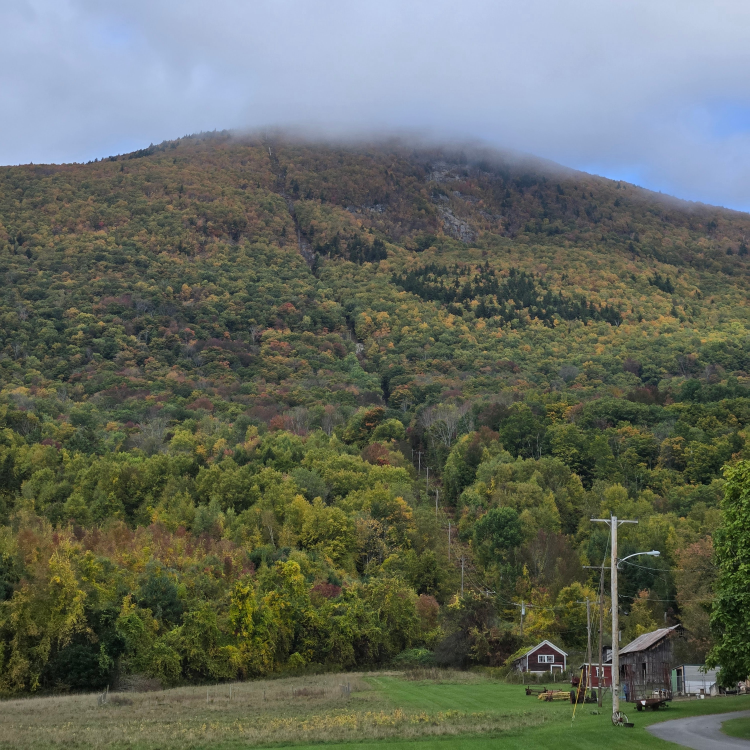
#> input picture test-images/20240929_102048-EDIT.jpg, 3000 x 3000 px (shown at 1/4 size)
$ jupyter execute --allow-errors ControlNet.ipynb   (shell and % lines are left out)
#> lines starting #> are read from the running program, lines starting #| are printed output that depends on the picture; after the words box and inside, x2 and y2 are one past the last pixel; in counts of white or black regions, pixels touching at a corner belong together
# Notebook 1: Enhancing Images with ControlNet and Stable Diffusion

### 1. Install Required Libraries

[cell 1]
# Run this cell to install necessary packages

#### 3.1 Optional: Install `accelerate` for faster and less memory-intense model loading.

### 2. Import Libraries

[cell 2]
import torch
from diffusers import StableDiffusionControlNetPipeline, ControlNetModel, UniPCMultistepScheduler
from PIL import Image
import cv2
import numpy as np
import matplotlib.pyplot as plt

### 3. Load Models

[cell 3]
# Use a seed for reproducibility
SEED = 0

#> (a cell that did not finish here is left out)

#> (a cell that did not finish here is left out)

#> (a cell that did not finish here is left out)

#> (a cell that did not finish here is left out)

### 4. Prepare Input Image and Control Image

[cell 8]
# Load the input image
input_image = Image.open("test-images/20240929_102048-EDIT.jpg").convert("RGB")
#> input_image is the input picture: PIL image 3000x3000 RGB; mean R, G, B 99.8, 105.9, 95.1
input_image = input_image.resize((512, 512))
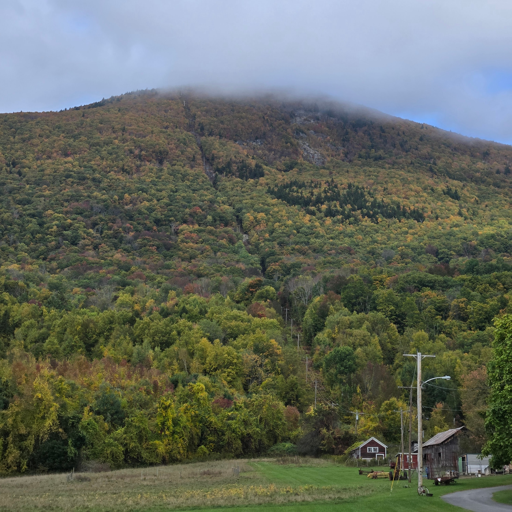
#> input_image: PIL image 512x512 RGB; mean R, G, B 99.8, 105.9, 95.1

plt.imshow(input_image)
plt.axis('off')  # Hide the axes
plt.show()

[cell 9]
# Convert the image to a NumPy array
image_np = np.array(input_image)

[cell 10]
# Apply Canny edge detection
low_threshold = 150
high_threshold = 200
edges = cv2.Canny(image_np, low_threshold, high_threshold)
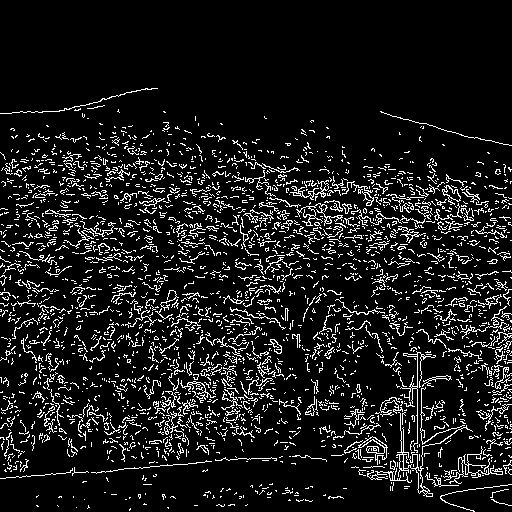
#> edges: shape (512, 512); 10.4% white in thin lines or dots, all inside (x1, y1, x2, y2) = (0, 88, 512, 512)

$ run again, with test-images/20240929_064700-EDIT.jpg copied over test-images/20240929_102048-EDIT.jpg
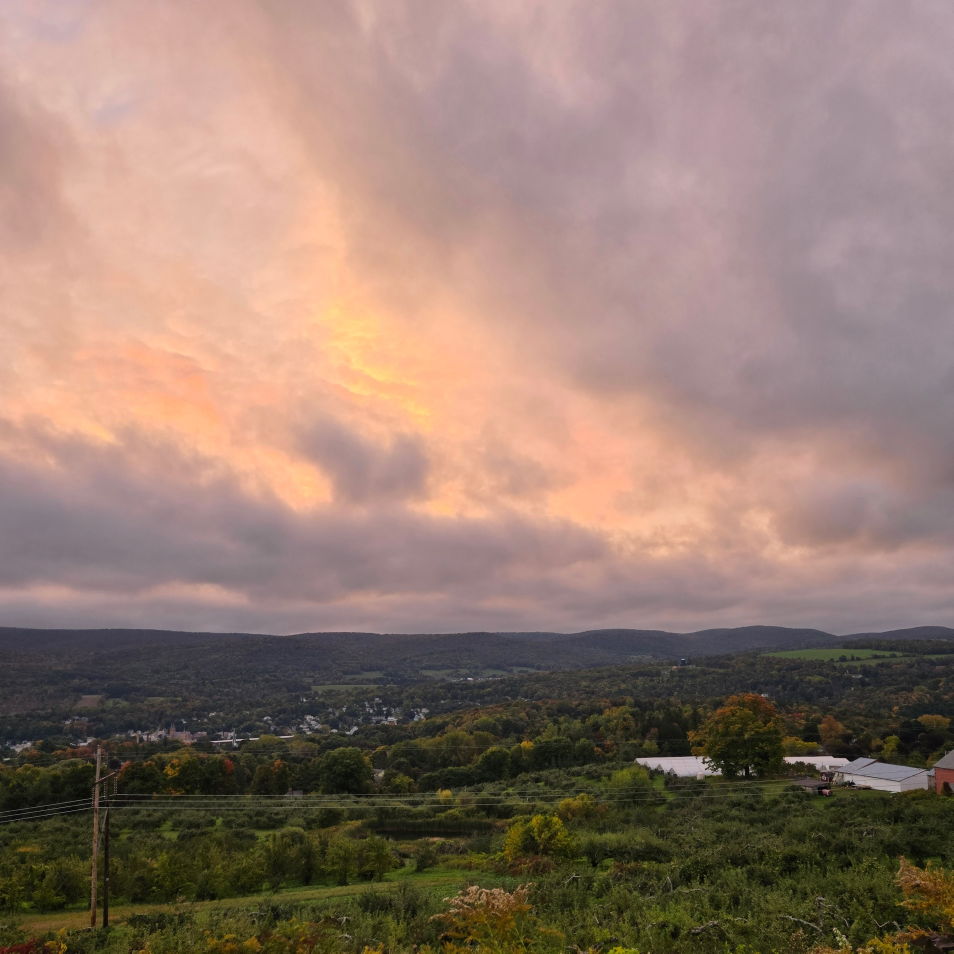
#> input picture test-images/20240929_064700-EDIT.jpg, 2860 x 2860 px (shown at 1/3 size)
#> input_image is the input picture: PIL image 2860x2860 RGB; mean R, G, B 147.8, 123.6, 112.1
#> `input_image = input_image.resize((512, 512))`:
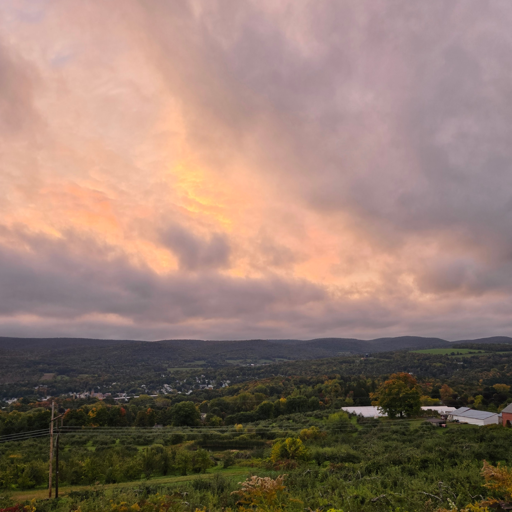
#> input_image: PIL image 512x512 RGB; mean R, G, B 147.8, 123.6, 112.1
#> `edges = cv2.Canny(image_np, low_threshold, high_threshold)`:
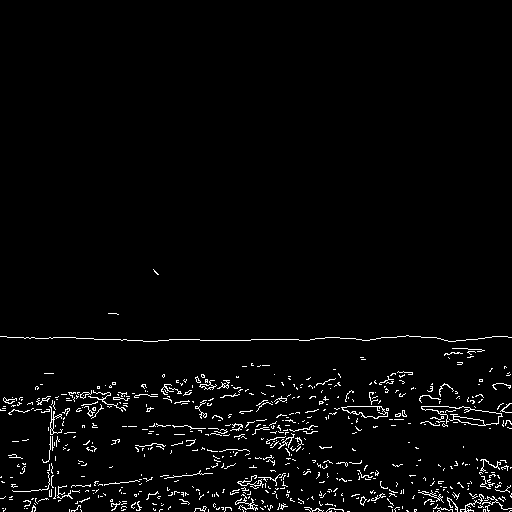
#> edges: shape (512, 512); 2.7% white in thin lines or dots, all inside (x1, y1, x2, y2) = (0, 269, 512, 512)

$ run again, with test-images/20240929_080554-EDIT.jpg copied over test-images/20240929_102048-EDIT.jpg
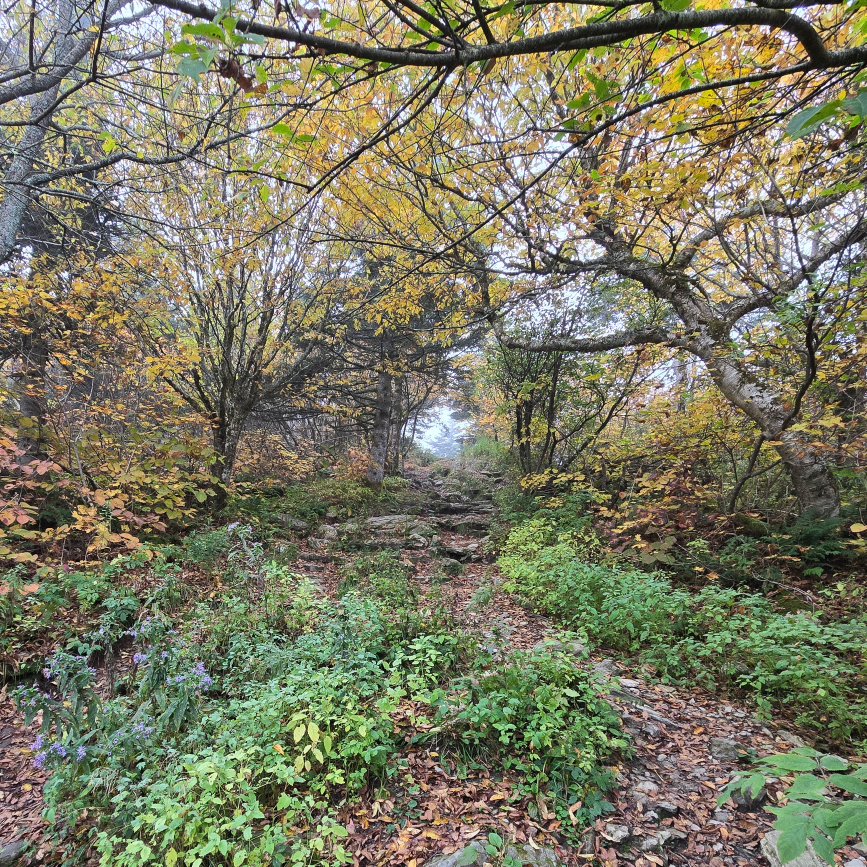
#> input picture test-images/20240929_080554-EDIT.jpg, 2600 x 2600 px (shown at 1/3 size)
#> input_image is the input picture: PIL image 2600x2600 RGB; mean R, G, B 121.9, 121.7, 98.6
#> `input_image = input_image.resize((512, 512))`:
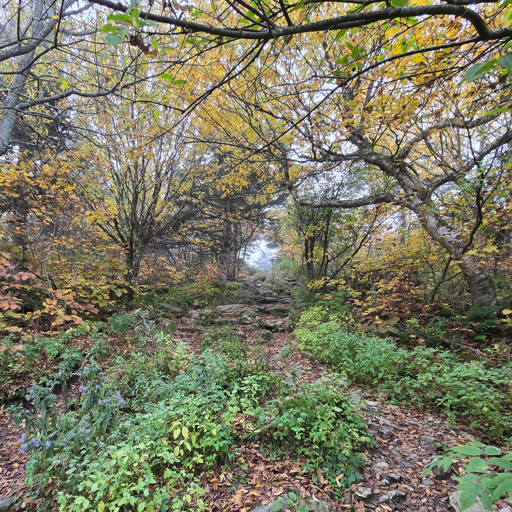
#> input_image: PIL image 512x512 RGB; mean R, G, B 121.9, 121.7, 98.6
#> `edges = cv2.Canny(image_np, low_threshold, high_threshold)`:
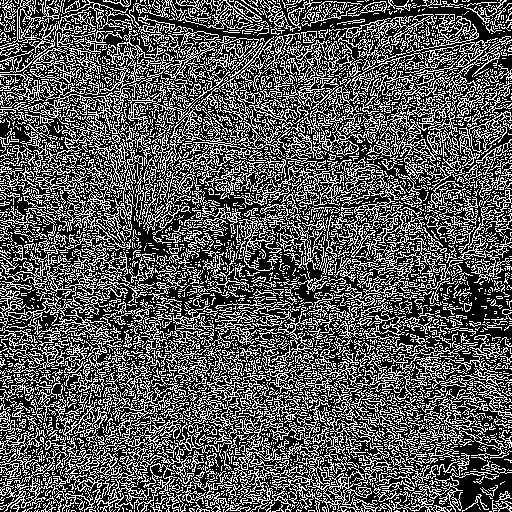
#> edges: shape (512, 512); 35% white in thin lines or dots

$ run again, with test-images/20240929_082639-EDIT.jpg copied over test-images/20240929_102048-EDIT.jpg
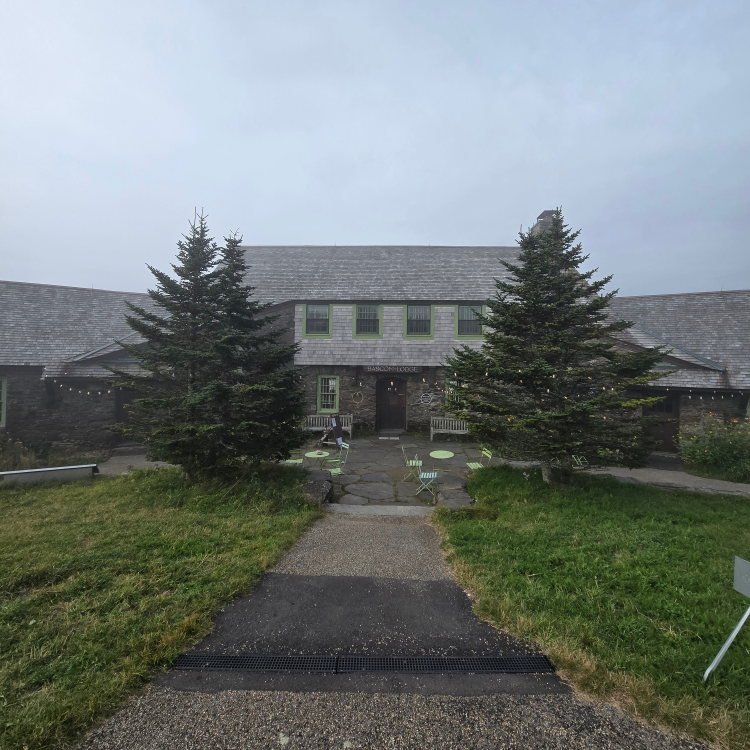
#> input picture test-images/20240929_082639-EDIT.jpg, 3000 x 3000 px (shown at 1/4 size)
#> input_image is the input picture: PIL image 3000x3000 RGB; mean R, G, B 115.7, 123.7, 122.1
#> `input_image = input_image.resize((512, 512))`:
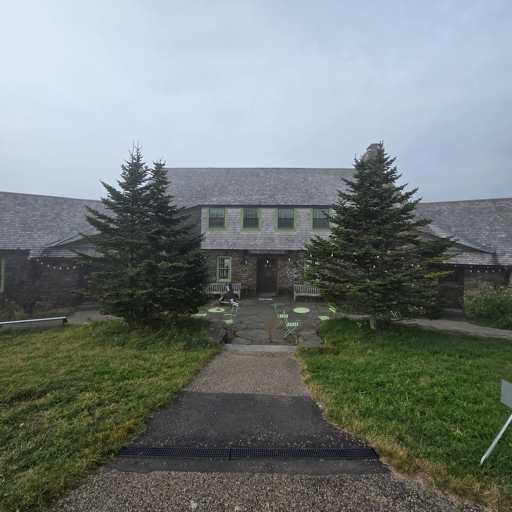
#> input_image: PIL image 512x512 RGB; mean R, G, B 115.7, 123.7, 122.1
#> `edges = cv2.Canny(image_np, low_threshold, high_threshold)`:
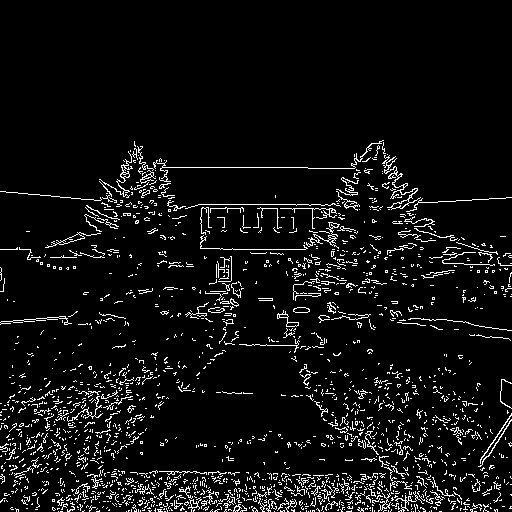
#> edges: shape (512, 512); 6.3% white in thin lines or dots, all inside (x1, y1, x2, y2) = (0, 140, 512, 512)
